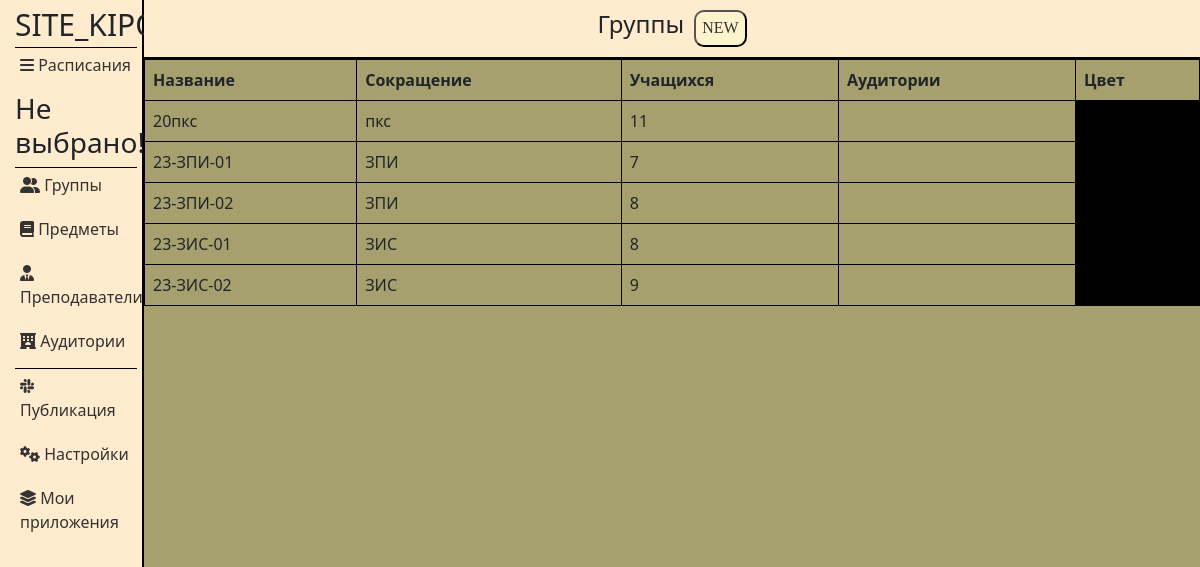
Page /applications/13/groups/ on the earlier database version.
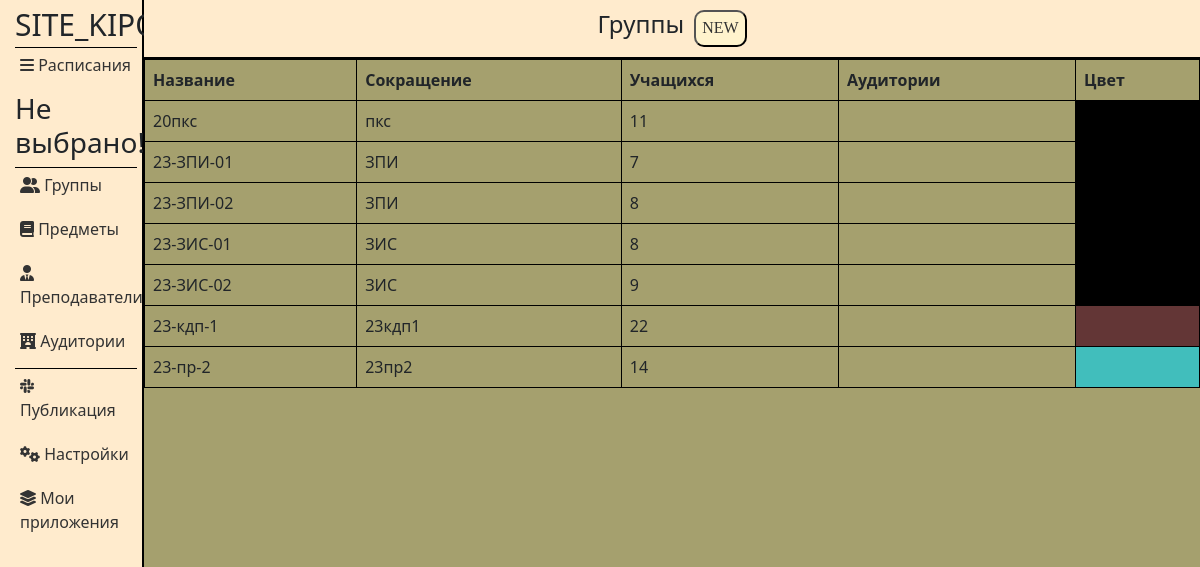
Same page on the later database version.
### applications/models.py (models this page shows, shortened)
class Groups(models.Model):
    title = models.CharField('Название', max_length=50)
    abbreviation = models.CharField('Сокращение', max_length=50)
    students_count = models.CharField('Количество учащихся', max_length=50)
    cabinets = models.CharField('Аудитории', max_length=50)
    color = models.CharField('Цвет', max_length=50)
    application_id = models.ForeignKey(Applications, on_delete=models.CASCADE, related_name='Groups')
    class Meta:
        verbose_name = 'Группа'
        verbose_name_plural = 'Группы'

### applications/views.py (the view)
def groups(request, app_id):
    return handle_form(request, app_id, Groups, GroupsForm, 'applications/groups.html')

### applications/views.py (called while the page is built)
def find_week_title(request):
    week_title = None
    if request.COOKIES.get('selectedElementId'):
        sched_id = request.COOKIES.get('selectedElementId')
        sched_instance = Schedules.objects.get(id=sched_id)
        week_title = sched_instance.title
    else:
        week_title = 'Не выбрано!'
    return week_title

### applications/templates/applications/groups.html (shortened to what this page needs)
{% extends 'applications/layout.html' %}
{% load static %}
{% block content %}
<div class="features">
    <header>
        <h1>Группы</h1>
        <button class="popup-btn" id="open_pop_up">NEW</button>
    </header>
   <table class="table">
    <thead>
        <tr>
            <th>Название</th>
            <th>Сокращение</th>
            <th>Учащихся</th>
            <th>Аудитории</th>
            <th>Цвет</th>
        </tr>
    </thead>
    <tbody>
        {% for el in groups %}
        <tr>
            <td>{{ el.title }}</td>
            <td>{{ el.abbreviation }}</td>
            <td>{{ el.students_count }}</td>
            <td>{{ el.cabinets }}</td>
            <td style="background-color:{{ el.color }}"></td>
        </tr>
        {% endfor %}
    </tbody>
</table>
</div>
{% endblock %}

### applications/templates/applications/layout.html (shortened to what this page needs)
<!doctype html>
{% load static %}
<html lang="ru">
<head>
    <link rel="stylesheet" href="https://cdn.jsdelivr.net/npm/bootstrap@5.2.3/dist/css/bootstrap.min.css">
    <link rel="stylesheet" href="https://cdnjs.cloudflare.com/ajax/libs/font-awesome/6.0.0-beta3/css/all.min.css">
    <link rel="stylesheet" href="https://use.fontawesome.com/releases/v5.8.2/css/all.css">
    <link rel="stylesheet" href="{% static 'applications/css/main.css' %}">
</head>
<body>
<aside class="sidebar">
    <span class="logo">SITE_KIPO</span>
    <ul class="nav">
        <li><a id="sched_link" href="/applications/{{ app_id }}/schedules"><i class="fa-solid fa-bars"></i> Расписания</a></li>
        <h3>{{ title }}</h3>
    </ul>
    <ul class="nav">
        <li><a href="/applications/{{ app_id }}/groups"><i class="fa-solid fa-user-group"></i> Группы</a></li>
        <li><a href="/applications/{{ app_id }}/subjects"><i class="fa-solid fa-book"></i> Предметы</a></li>
        <li><a href="/applications/{{ app_id }}/teachers"><i class="fa-solid fa-user-tie"></i> Преподаватели</a></li>
        <li><a href="/applications/{{ app_id }}/cabinets"><i class="fa-solid fa-hotel"></i> Аудитории</a></li>
    </ul>
    <ul class="nav">
        <li><a href="/applications/{{ app_id }}/publication"><i class="fa-brands fa-slack"></i> Публикация</a></li>
        <li><a href="/applications/{{ app_id }}/settings"><i class="fa-solid fa-gears"></i> Настройки</a></li>
        <li><a href="{% url 'home' %}"><i class="fa-solid fa-layer-group"></i> Мои приложения</a></li>
    </ul>
</aside>
{% block content %}
{% endblock %}
</body>
</html>

### applications/static/applications/css/main.css (style rules this page uses)
:root { --main-background: #a5a06e; --second-background: blanchedalmond; --border: black; --text: #333; --popup-background: rgba(0,0,0,0.8); --white: #fff3cd; --output-background-color: transparent; --table-border-color: black; }
html, body { height: 100%; margin: 0; padding: 0; }
header { display: flex; justify-content: center; background-color: var(--second-background); padding: 10px 0px 10px 0px; border-bottom: 2px solid var(--border); }
body { display: flex; background-color: var(--main-background); }
.features { width: 100%; }
h1 { font-size: 1.5rem; }
.sidebar { float: left; width: 12%; background-color: var(--second-background); padding: 2px 5px 0px 15px; border-right: 2px solid var(--border); position: initial; }
.nav { border-top: 1px solid var(--border); list-style-type: none; padding: 0; margin: 0; }
.nav li { margin-bottom: 10px; }
.nav li a { display: block; text-decoration: none; color: var(--text); padding: 5px; border-radius: 5px; }
ul.nav { display: block; }
aside .logo { font-size: 30px; font-weight: bolt; }
.popup-btn { text-align: center; font-family: Monserrat; background-color: #fff3cd; border-radius: 10px; border-color: var(--border); text-decoration: none; font-weight: 500; color: var(--text); }
button#open_pop_up { margin-left: 10px; }
.table>:not(caption)>*>* { padding: 0.5rem 0.5rem; background-color: var(--bs-table-bg); border: 1px solid black; box-shadow: inset 0 0 0 9999px var(--bs-table-accent-bg); }
table.table { width: 100%; margin: auto; }

Differences in the rows shown:
added Groups: title "23-кдп-1", abbreviation "23кдп1", students_count "22"
added Groups: title "23-пр-2", abbreviation "23пр2", students_count "14"
